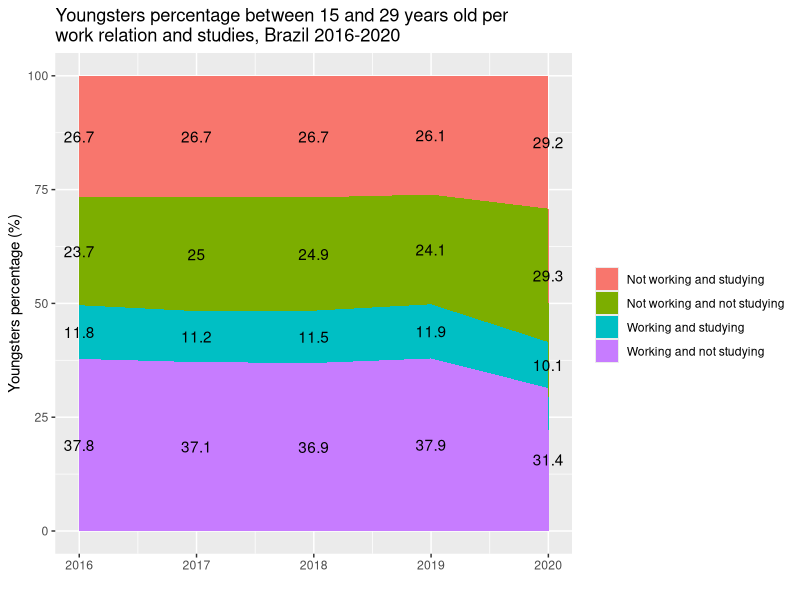
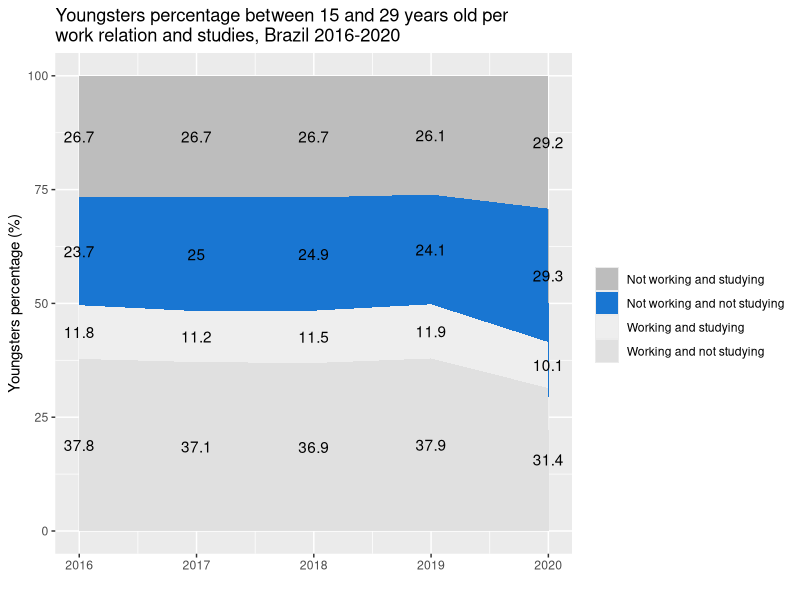
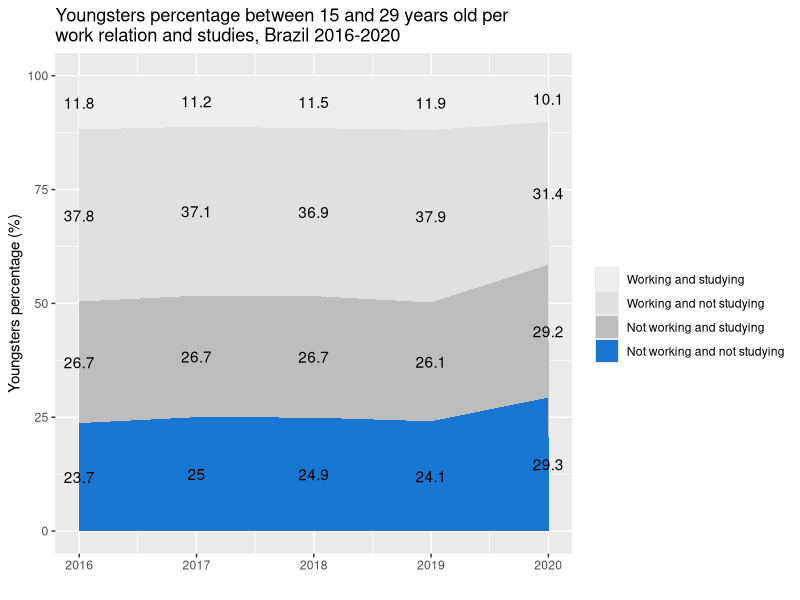
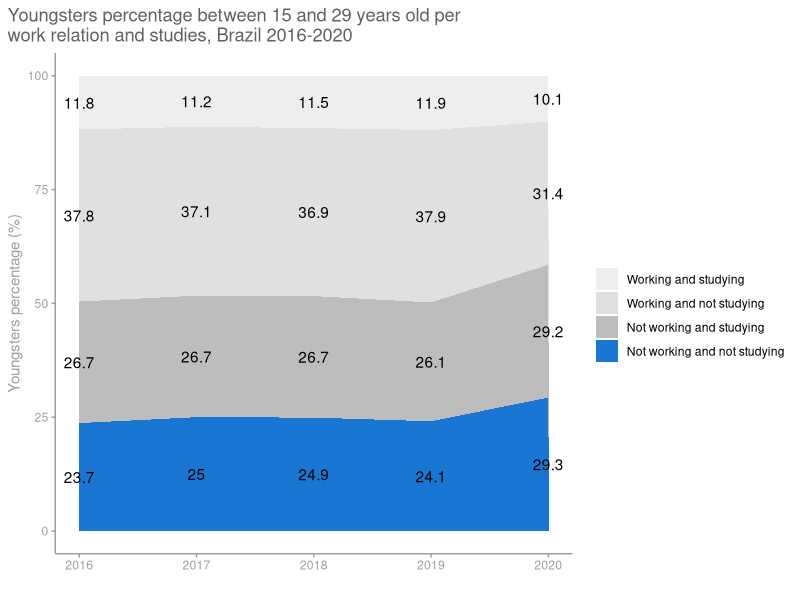
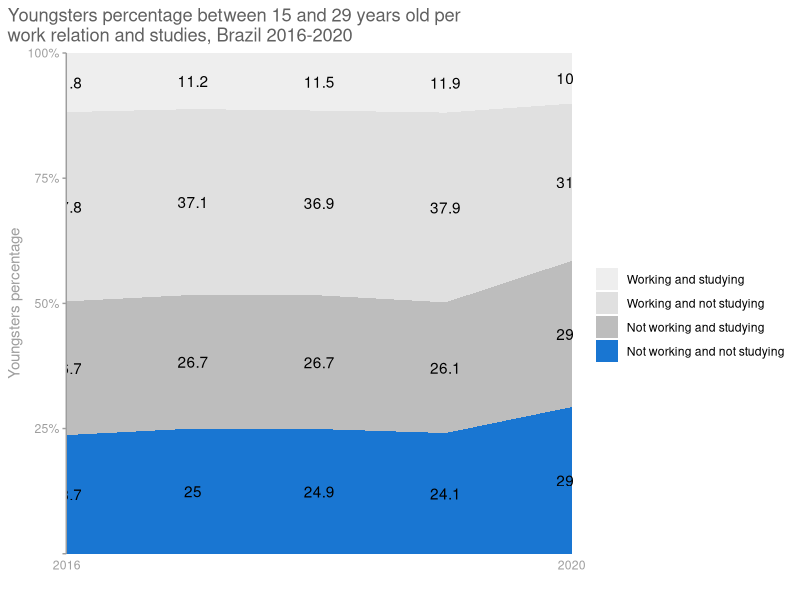
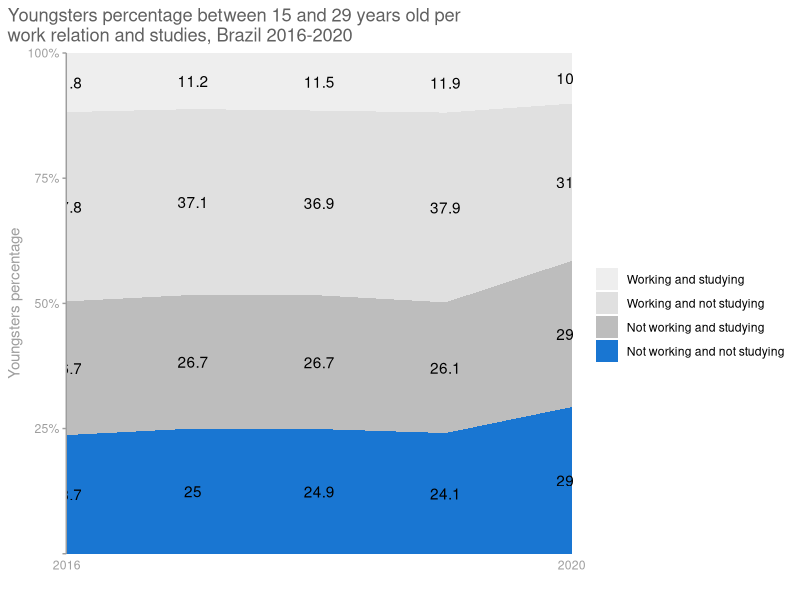

Generate these figures, in order, with R:
library(ggplot2)
library(dplyr)
library(readr)

df = read_csv("dataset.csv")

category_order <- c("Not working and studying",
                 "Not working and not studying",
                 "Working and studying",
                 "Working and not studying")

category_factor <- factor(df$category, levels=category_order)

df %>% 
  ggplot(aes(x=year, y=value, fill=category_factor)) +
  geom_area() +
  geom_text(aes(label=value), position=position_stack(vjust=0.5)) +
  labs(title=paste("Youngsters percentage between 15 and 29 years old per",
                   "\nwork relation and studies, Brazil 2016-2020"),
       x="",
       y="Youngsters percentage (%)",
       fill="")

# Focusing on only one cagetory
category_colours <- list("Working and studying" = "#eeeeee",
                         "Working and not studying" = "#e0e0e0",
                         "Not working and studying" = "#bdbdbd",
                         "Not working and not studying" = "#1976d2")

df %>% 
  ggplot(aes(x=year, y=value, fill=category_factor)) +
  geom_area() +
  geom_text(aes(label=value), position=position_stack(vjust=0.5)) +
  scale_fill_manual(values=category_colours) +
  labs(title=paste("Youngsters percentage between 15 and 29 years old per",
                   "\nwork relation and studies, Brazil 2016-2020"),
       x="",
       y="Youngsters percentage (%)",
       fill="")

# Rearranging the order to make easier to compare categories
category_order_v2 <- c("Working and studying",
                        "Working and not studying",
                        "Not working and studying",
                        "Not working and not studying")

category_factor_v2 <- factor(df$category, levels=category_order_v2)

df %>% 
  ggplot(aes(x=year, y=value, fill=category_factor_v2)) +
  geom_area() +
  geom_text(aes(label=value), position=position_stack(vjust=0.5)) +
  scale_fill_manual(values=category_colours) +
  labs(title=paste("Youngsters percentage between 15 and 29 years old per",
                   "\nwork relation and studies, Brazil 2016-2020"),
       x="",
       y="Youngsters percentage (%)",
       fill="")

# Simplifying the theme
my_colors <- list(
  title = "#616161",
  axis = "#9e9e9e",
  no_emphasis = "#757575"
)

theme_simple <- function() {
  theme_classic() +
    theme(plot.title = element_text(hjust = 0, colour = my_colors$title),
          plot.title.position = "plot",
          axis.line = element_line(colour = my_colors$axis),
          axis.ticks = element_line(colour = my_colors$axis),
          axis.text = element_text(colour = my_colors$axis),
          axis.title = element_text(colour = my_colors$axis))
}

df %>% 
  ggplot(aes(x=year, y=value, fill=category_factor_v2)) +
  geom_area() +
  geom_text(aes(label=value), position=position_stack(vjust=0.5)) +
  scale_fill_manual(values=category_colours) +
  labs(title=paste("Youngsters percentage between 15 and 29 years old per",
                   "\nwork relation and studies, Brazil 2016-2020"),
       x="",
       y="Youngsters percentage (%)",
       fill="") +
  theme_simple()

# Playing with axis
df %>% 
  ggplot(aes(x=year, y=value, fill=category_factor_v2)) +
  geom_area() +
  geom_text(aes(label=value), position=position_stack(vjust=0.5)) +
  scale_fill_manual(values=category_colours) +
  labs(title=paste("Youngsters percentage between 15 and 29 years old per",
                   "\nwork relation and studies, Brazil 2016-2020"),
       x="",
       y="Youngsters percentage",
       fill="") +
  theme_simple() +
  scale_x_discrete(expand=c(0,0), limits=c(2016, 2020)) +
  scale_y_continuous(expand=c(0,0), labels=c("", "25%", "50%", "75%", "100%")) +
  theme(axis.line.x=element_blank(),
        axis.ticks.x=element_blank())


# Getting only useful labels
df %>% 
  ggplot(aes(x=year, y=value, fill=category_factor_v2)) +
  geom_area() +
  geom_text(aes(label=value), position=position_stack(vjust=0.5)) +
  scale_fill_manual(values=category_colours) +
  labs(title=paste("Youngsters percentage between 15 and 29 years old per",
                   "\nwork relation and studies, Brazil 2016-2020"),
       x="",
       y="Youngsters percentage",
       fill="") +
  theme_simple() +
  scale_x_discrete(expand=c(0,0), limits=c(2016, 2020)) +
  scale_y_continuous(expand=c(0,0), labels=c("", "25%", "50%", "75%", "100%")) +
  theme(axis.line.x=element_blank(),
        axis.ticks.x=element_blank())
